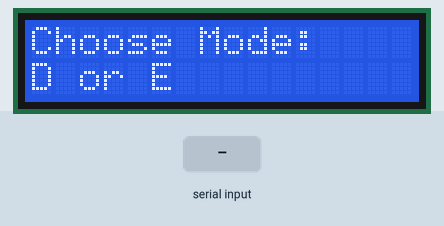
Bench run of a sketch on a simulated Arduino Uno, built with avr-gcc and run on an emulated ATmega328P. Parts: 16×2 character LCD. The test bench sets the inputs (shaded band). What the sketch prints to the serial monitor is not drawn.

Above: at 1.2 s.
1.3 s: "D90\n" received over Serial
At 1.8 s:
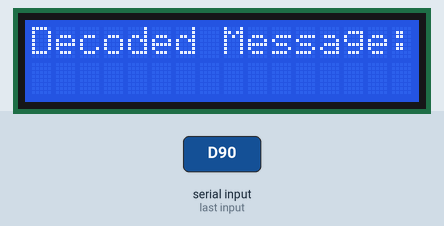
2.8 s: "E90\n" received over Serial
At 4.0 s:
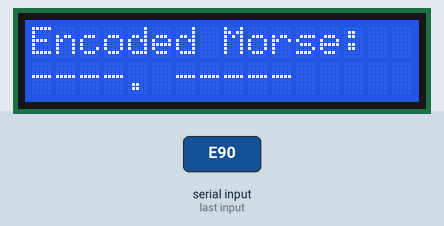
5.8 s: "D 45\n" received over Serial
At 6.4 s:
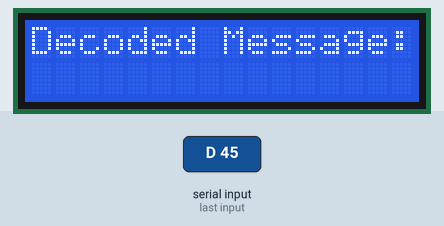
Timing chart, 0 to 8.3 s (numbered marks = the images above; inputs shaded):
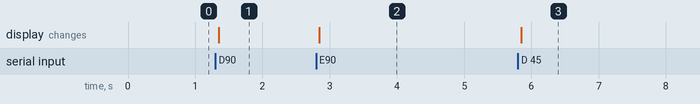

The sketch:

DE_Assignment.ino
```cpp
#include <Arduino.h>
#include <Wire.h>
#include <LiquidCrystal_I2C.h>

LiquidCrystal_I2C lcd(0x27, 16, 2);

//basic strings for initialisation
String morseAlphabet[26] = {
  ".-", "-...", "-.-.", "-..", ".", "..-.", "--.", "....", "..", ".---", "-.-", ".-..",
  "--", "-.", "---", ".--.", "--.-", ".-.", "...", "-", "..-", "...-", ".--", "-..-", "-.--", "--.."
};
String morseNumbers[10] = {
  "-----", ".----", "..---", "...--", "....-", ".....", "-....", "--...", "---..", "----."
};
String morseSpecial[10] = {
  "--..--", "-.-.--", "..--..", ".--.-.", ".-.-.", "-...-", "---...", "-.-.-.", "-....-", "-..-."
};
String specialChars[10] = {
  ",", "!", "?", "@", "+", "=", ":", ";", "-", "/"
};

String inputText = ""; //to store the incoming text or Morse code
String decodedMessage = ""; //to store the decoded message

//basic setup
void setup() {
  Serial.begin(9600);
  lcd.init();
  lcd.backlight();
  lcd.clear();
  lcd.setCursor(0, 0);
  lcd.print("Choose Mode:");
  lcd.setCursor(0, 1);
  lcd.print("D or E");
  Serial.println("Choose Mode: 'D' for Decoding, 'E' for Encoding");
}

void loop() {
  static char mode = '\0'; //variable to store the mode
  static String inputText = ""; //variable to store incoming text
  static bool modeSelected = false; //flag to check if mode has been selected

  // If mode is not set, prompt the user to choose a mode
  if (mode == '\0') {
    if (Serial.available() > 0) {//serial monitor is on
      mode = Serial.read(); // Read the mode character
      while (Serial.available() > 0) {//clear the buffer after reading the mode
        Serial.read();
      }
      if (mode == 'D' || mode == 'E') {
        Serial.println(mode == 'D' ? "Decoder Mode" : "Encoder Mode");
        modeSelected = true; //set the flag true if a mode is chosen
      }
      else {
        Serial.println("Invalid Mode. Choose 'D' for Decoding or 'E' for Encoding.");
        mode = '\0'; //reset the mode after entering an invalid input
      }
    }
  }

  //If the mode has been selected, prompt for the text once
  if (modeSelected) {
    Serial.println("Enter Text:");
    modeSelected = false; // Reset the flag
  }

  // Handle Morse code decoding
  if (mode == 'D') {
    while (Serial.available() > 0) {
      char inChar = (char)Serial.read();
      if (inChar == '\n') {
        if (inputText.length() > 0) { // Check if there's something to decode
          lcd.clear();
          decodeMorse(inputText);
          lcd.clear();
          lcd.print("Decoded Message:");
          lcd.setCursor(0, 1);
          lcd.print(decodedMessage);
          Serial.println("Decoded Message: " + decodedMessage);
          inputText = ""; // Clear for next input
          mode = '\0'; //reset mode for reselection
          Serial.println("Choose Mode: 'D' for Decoding, 'E' for Encoding");
        }
      }
      else if (inChar != '\r') {
        inputText += inChar; //build Morse input
      }
    }
  }

  //handle text to Morse code encoding
  if (mode == 'E') {
    while (Serial.available() > 0) {
      char inChar = (char)Serial.read();
      if (inChar == '\n')
      {
        if (inputText.length() > 0)
        { //check if there's something to encode
          lcd.clear();
          String morseCode = encodeText(inputText);
          lcd.clear();
          lcd.print("Encoded Morse:");
          lcd.setCursor(0, 1);
          lcd.print(morseCode);
          Serial.println("Encoded Morse: " + morseCode);
          inputText = "";//clear for next input
          mode = '\0'; //reset mode to allow re-selection
          Serial.println("Choose Mode: 'D' for Decoding, 'E' for Encoding");
        }
      } else if (inChar != '\r')
      {
        inputText += inChar; //build text input
      }
    }
  }
}


void decodeMorse(String input) {
  String morseCharacter = "";
  decodedMessage = ""; //clear previous message
  for (int i = 0; i < input.length(); i++)
  {
    if (input[i] == ' ' || i == input.length() - 1)
    //if the loop encounters a space (' ') or reaches the end of the morseCode string
    //then it means the current Morse code character has ended
    {
      if (i == input.length() - 1)
      {
        morseCharacter += input[i];
      }
      if (morseCharacter == "")
      {
        continue;
      }
      char decodedChar = decodeCharacter(morseCharacter);
      //this function would take one character at a time to convert to decoded character
      if (decodedChar != '\0')
      {
        decodedMessage += decodedChar;
      }
      morseCharacter = "";
    }
    else
    {
      morseCharacter += input[i];
    }
  }
}

char decodeCharacter(String morseCharacter)
{
  for (int i = 0; i < 26; i++)
  {
    if (morseCharacter == morseAlphabet[i])
    {
      return char('A' + i);
    }
  }
  for (int i = 0; i < 10; i++)
  {
    if (morseCharacter == morseNumbers[i])
    {
      return char('0' + i);
    }
  }
  for (int i = 0; i < 10; i++)
  {
    if (morseCharacter == morseSpecial[i])
    {
      return specialChars[i].charAt(0);
    }
  }
  Serial.println("Invalid Input!");
  return '\0';
}

String encodeText(String text)
{
  String encoded = "";
  for (int i = 0; i < text.length(); i++)
  {
    char c = text.charAt(i);
    c = toupper(c); // Convert character to uppercase because Morse code arrays are in uppercase
    if (c >= 'A' && c <= 'Z')
    {
      encoded += morseAlphabet[c - 'A'] + " ";//if c=B (66)-> morseAlphabet[B-A]=[66-65]=[1]="-...""
    }
    else if (isdigit(c))
    {
      encoded += morseNumbers[c - '0'] + " ";
    }
    else
    {
      // Look for the character in the specialChars array
      for (int j = 0; j < 10; j++)
      {
        if (c == specialChars[j].charAt(0))
        {
          encoded += morseSpecial[j] + " ";
          break; // Stop the loop once we've found the character
        }
      }
    }
  }
  encoded.trim(); // Trim the trailing space
  return encoded; // Now we return the modified 'encoded' string
}
```

Measured:
- after the input at 1.3 s, the display: changes after 0.05 s (image 1)
- after the input at 2.8 s, the display: changes after 0.05 s (image 2)
- after the input at 5.8 s, the display: changes after 0.05 s (image 3)
